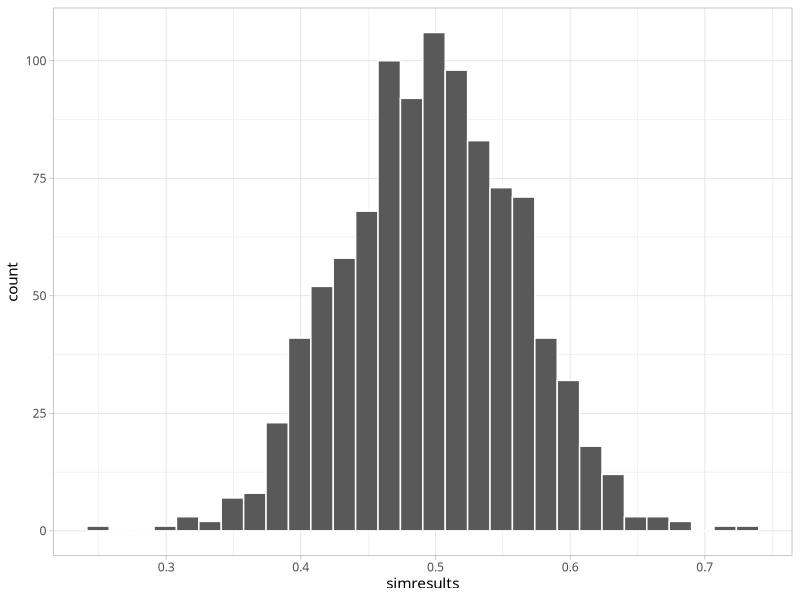
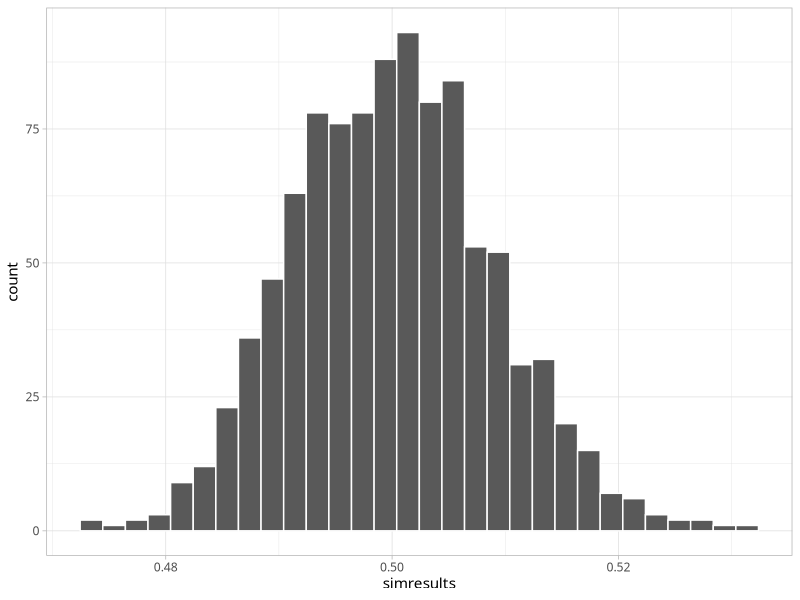
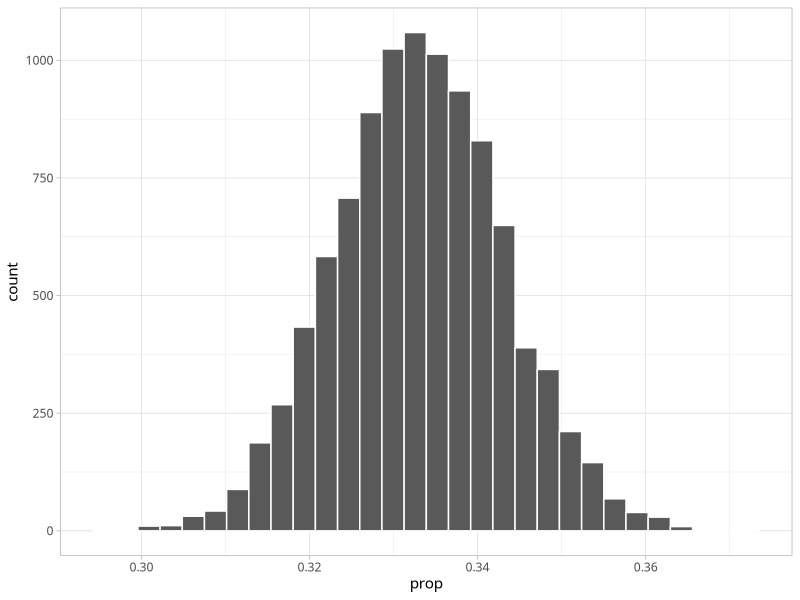

Recreate these plots in R, in order.
## ---- chunk 1
# | echo: false
# | message: false
library(tidyverse)
library(ggplot2)
library(dplyr)
# Themes set
theme_set(theme_light(base_family = "Avenir Next Condensed"))
## ---- chunk 2
x <- rnorm(100000, mean = 0, sd = 1)
mean(x >= -1 & x <= 1)
mean(x >= -2 & x <= 2)
mean(x >= 0)
mean(x <= 0)
## ---- chunk 3
quantile(x)
## ---- chunk 4
quantile(x, prob = c(0.005, 0.995))
## ---- chunk 5
mean(x >= -2.576 & x <= 2.576)
## ---- chunk 6
df <- tibble(sid = c(1:1000)) |> 
  rowwise() |> 
  mutate(simresults = sum(runif(n = 20, min = 0, max = 1))/20)

ggplot(df, aes(x = simresults)) +
  geom_histogram(color = "white")

sd(df$simresults)
sd(runif(n = 20, min = 0, max = 1))/sqrt(20)
## ---- chunk 7
df <- tibble(sid = c(1:1000)) |> 
  rowwise() |> 
  mutate(simresults = sum(runif(n = 1000, min = 0, max = 1))/1000)

ggplot(df, aes(x = simresults)) +
  geom_histogram(color = "white")

sd(df$simresults)
sd(runif(n = 1000, min = 0, max = 1))/sqrt(1000)
## ---- chunk 8
set.seed(123)
est_prop <- 1/3
num_sims <- 10000 
svy_size <- 2247

sims <- tibble(sim_num = 1:num_sims) |> 
  uncount(svy_size)

sims <- sims |> 
  mutate(conservative = rbinom(num_sims*svy_size, 1, est_prop)) |> 
  group_by(sim_num) |> 
  summarize(prop = mean(conservative))

ggplot(sims,aes(x = prop)) +
  geom_histogram(color = "white")

std_error <- sqrt((1/3)*(2/3))/sqrt(svy_size)
ci95_cmpt <- c(est_prop - 1.96 * std_error, est_prop + 1.96 * std_error)
ci95 <- c(quantile(sims$prop, 0.025), quantile(sims$prop, 0.975))
ci95_cmpt
ci95
## ---- chunk 9
set.seed(123)
est_prop <- 1/3
num_sims <- 10000 
svy_size_vector <- c(10, 20, 30, 50, 100, 1000, 3000, 5000)

for (svy_size in svy_size_vector){
  sims <- tibble(sim_num = 1:num_sims) |> 
    uncount(svy_size)

  sims <- sims |> 
    mutate(conservative = rbinom(num_sims*svy_size, 1, est_prop)) |> 
    group_by(sim_num) |> 
    summarize(prop = mean(conservative))

  std_error <- sqrt((1/3)*(2/3))/sqrt(svy_size)
  ci95_cmpt <- c(est_prop - 1.96 * std_error, est_prop + 1.96 * std_error)
  ci95 <- c(quantile(sims$prop, 0.025), quantile(sims$prop, 0.975))
  print(list(svy_size, ci95_cmpt, ci95))
}
